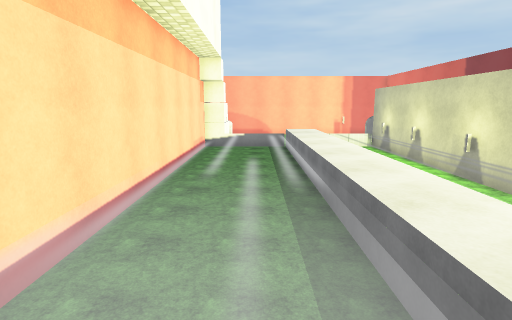
view 1 (above)

12 first-person views from a walk through a 3-D level made in the Unity game engine. The camera is 1.4 m above the floor, tilts 10° down and sees 80° across. Doors are open. The floor is counted in squares, 1 m on a side. Each view is taken from the middle of a square. On the plan, view 1 faces up. The plan holds only what a view shows up to about 14 squares ahead; the rest is blank. The place goes on beyond the plan. The player character is not drawn. Some animated figures are not drawn. Some surface patterns are stand-ins.

view 2
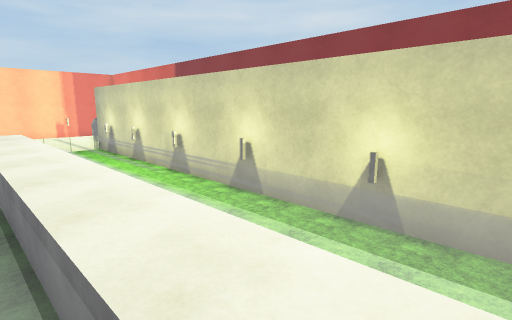

view 3
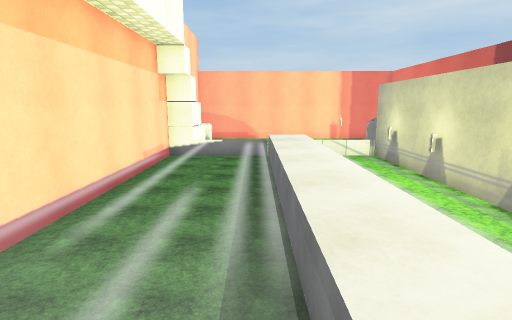

view 4
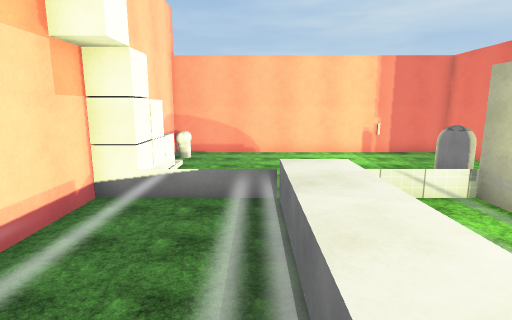

view 5
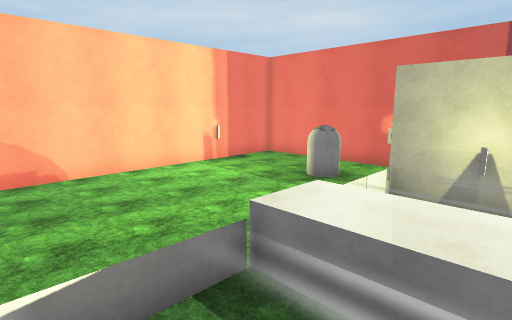

view 6
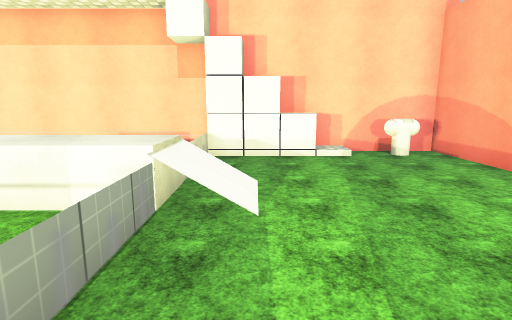

view 7
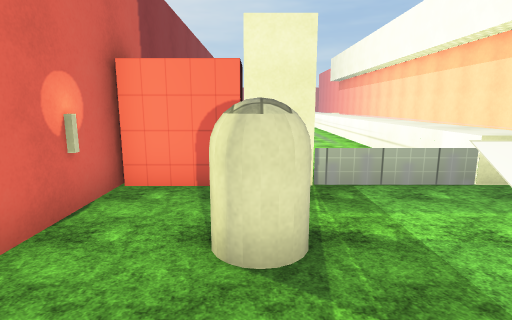

view 8
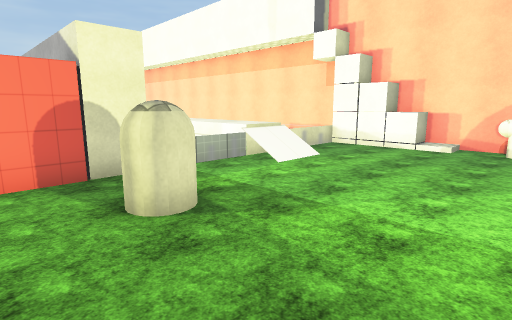

view 9
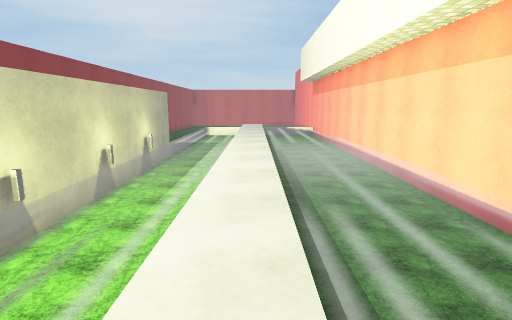

view 10
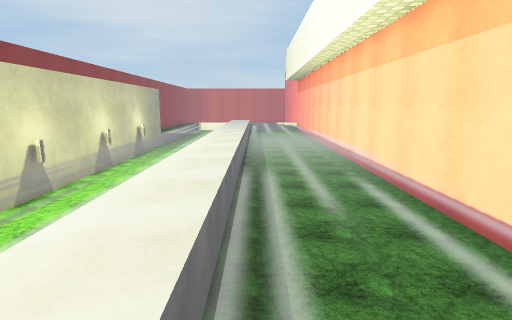

view 11
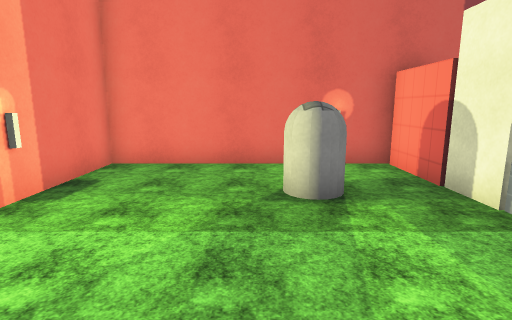

view 12
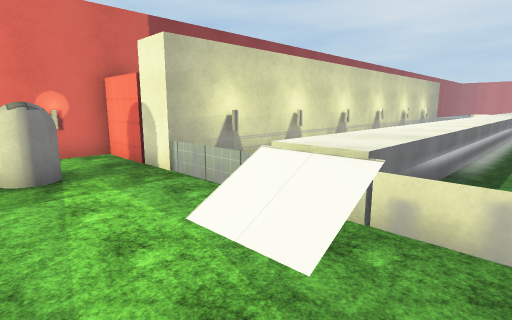

### Floor plan
Key: @ floor where view 1 was taken; # wall or solid block; . main floor; : floor 0.75 m higher than the main floor; + floor 1 m higher than the main floor; / step, stairs or slope; = window, fence, low wall or low ledge; C cube; A capsule; O other object.
Columns run from 3 left of view 1 to 10 right of it. Each row starts with its distance up from view 1.
 23 ##############
 22 #............#
 21 #O...........#
 20 #............#
 19 #C...........#
 18 #C........A..#
 17 #C...//......#
 16 #C===/===##..#
 15 #    +/  ## O#
 14 #    +/  #
 13 # :  +/  #
 12 #   :+/  #
 11 #    +/  #
 10 #    +/  #
  9 #   :+/  #
  8 #    +/  #
  7 #    +/  #
  6 #    +/  #
  5 #    +/  #
  4 #    +/  #
  3 #   :+/  #
  2 #    +/  #
  1 #    +/  #
  0 #  @:+/  #
 -1 #    +/  #
 -2 #    +/  #
 -3 #    +/  #
 -4 #    +/  #

Positions as (right, up) in squares from view 1, and headings:
1: (0, 0), facing up
2: (1, 0), facing up-right
3: (1, 3), facing up
4: (1, 9), facing up
5: (-1, 13), facing up-right
6: (7, 17), facing left
7: (7, 21), facing down
8: (9, 22), facing down-left
9: (2, 10), facing down
10: (1, 12), facing down
11: (2, 19), facing right
12: (0, 19), facing down-right
